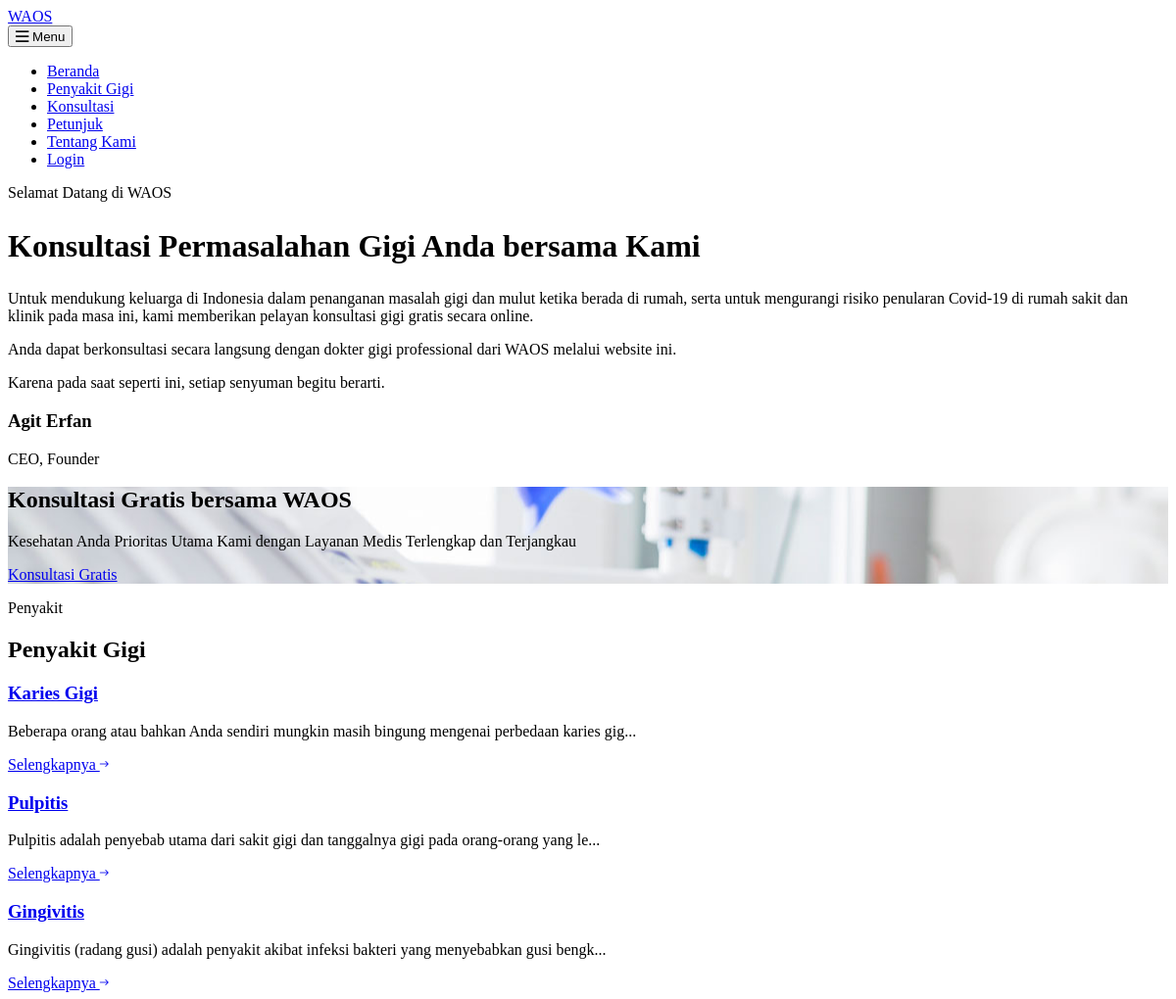
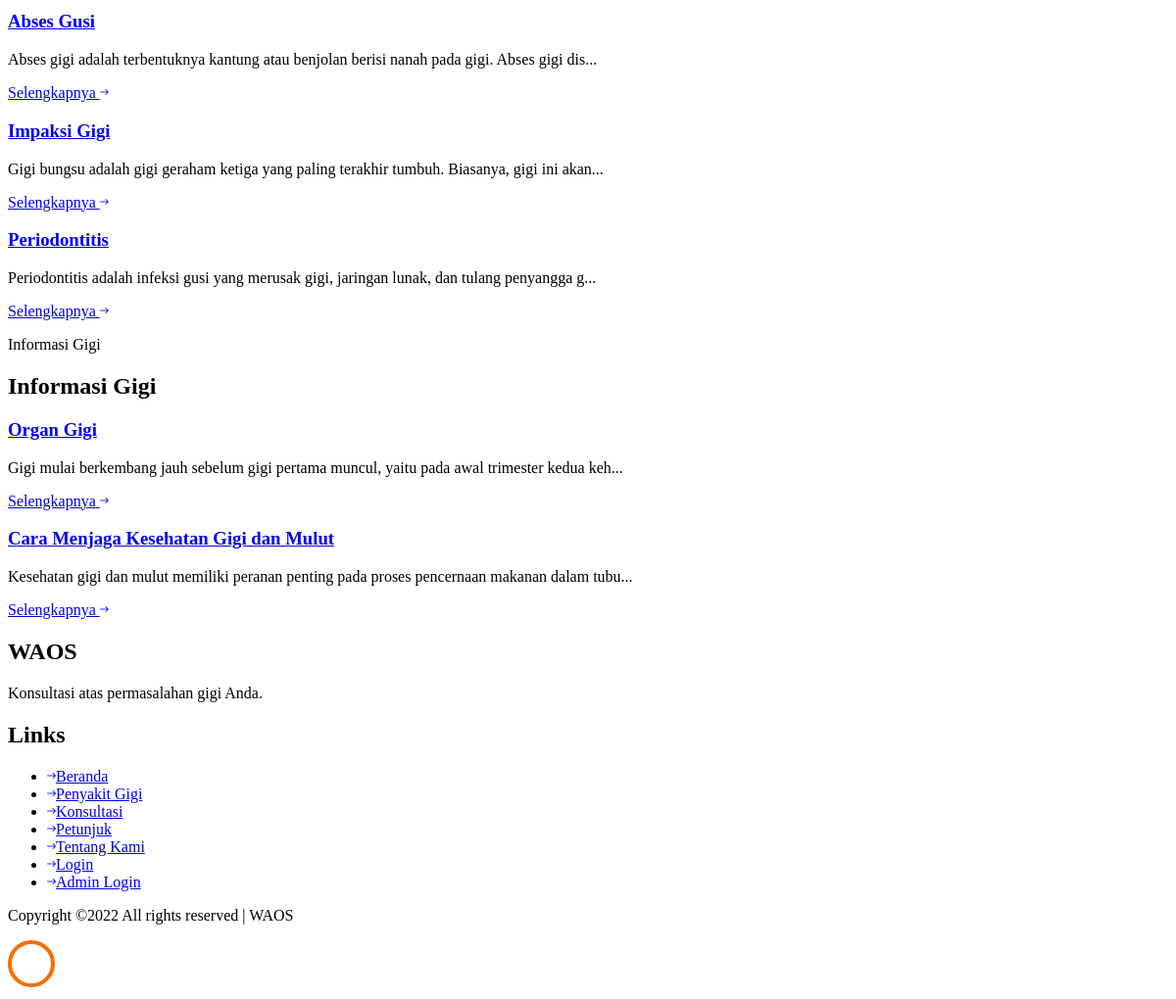
The page / on the database its author committed (2 pictures, top to bottom).
### tables this page shows
CREATE TABLE `penyakit` (
  `id_penyakit` varchar(3) NOT NULL,
  `penyakit` varchar(100) DEFAULT NULL,
  `keterangan` varchar(255) DEFAULT NULL,
  `created_at` timestamp NOT NULL DEFAULT current_timestamp(),
  `updated_at` timestamp NOT NULL DEFAULT current_timestamp() ON UPDATE current_timestamp(),
  `deleted_at` timestamp NULL DEFAULT NULL,
  `url` varchar(150) NOT NULL,
  `url_gambar` varchar(255) NOT NULL,
  `deskripsi` text NOT NULL,
  `solusi` text DEFAULT NULL
);

CREATE TABLE `informasi` (
  `id_informasi` int(11) NOT NULL,
  `judul` varchar(50) NOT NULL,
  `content` longtext DEFAULT NULL,
  `created_at` timestamp NOT NULL DEFAULT current_timestamp(),
  `updated_at` timestamp NOT NULL DEFAULT current_timestamp() ON UPDATE current_timestamp(),
  `deleted_at` timestamp NULL DEFAULT NULL,
  `url` varchar(100) NOT NULL
);

### application/controllers/Auth.php (called while the page is built, shortened)
<?php
class Auth extends CI_Controller
{
	function __construct()
	{
		$this->load->library('form_validation');
		$this->load->model('m_informasi');
		$this->load->model('m_penyakit');
	}
	public function index()
	{
		$data['userLogin'] = $this->session->userdata('loginUser');
		$data['list_informasi'] = $this->m_informasi->getListInformasi();
		$data['data_penyakit'] = $this->m_penyakit->listPenyakit();
		$this->load->view('client/homepage', $data);
	}
}

### index.php (called while the page is built, shortened)
<?php
require_once BASEPATH.'core/CodeIgniter.php';

### application/models/M_penyakit.php (called while the page is built, shortened)
<?php
class M_penyakit extends CI_Model
{
	public function listPenyakit()
	{
		$this->db->select("*");
		$this->db->from("penyakit");
		$this->db->order_by("id_penyakit");
		$query = $this->db->get();
		$result = $query->result();
		return $result;
	}
}

### application/models/M_informasi.php (called while the page is built, shortened)
<?php
class M_informasi extends CI_Model
{
	public function getlistInformasi()
	{
		$this->db->select("*");
		$this->db->from("informasi");
		$query = $this->db->get();
		$result = $query->result();
		return $result;
	}
}

### application/views/client/homepage.php (the view, shortened to what this page needs)
<!DOCTYPE html>
<html lang="en">
<head>
	<link rel="stylesheet" href="<?= base_url('assets/frontend/'); ?>css/open-iconic-bootstrap.min.css">
	<link rel="stylesheet" href="<?= base_url('assets/frontend/'); ?>css/animate.css">
	<link rel="stylesheet" href="<?= base_url('assets/frontend/'); ?>css/owl.carousel.min.css">
	<link rel="stylesheet" href="<?= base_url('assets/frontend/'); ?>css/owl.theme.default.min.css">
	<link rel="stylesheet" href="<?= base_url('assets/frontend/'); ?>css/magnific-popup.css">
	<link rel="stylesheet" href="<?= base_url('assets/frontend/'); ?>css/aos.css">
	<link rel="stylesheet" href="<?= base_url('assets/frontend/'); ?>css/ionicons.min.css">
	<link rel="stylesheet" href="<?= base_url('assets/frontend/'); ?>css/bootstrap-datepicker.css">
	<link rel="stylesheet" href="<?= base_url('assets/frontend/'); ?>css/jquery.timepicker.css">
	<link rel="stylesheet" href="<?= base_url('assets/frontend/'); ?>css/flaticon.css">
	<link rel="stylesheet" href="<?= base_url('assets/frontend/'); ?>css/icomoon.css">
	<link rel="stylesheet" href="<?= base_url('assets/frontend/'); ?>css/style.css">
</head>
<body>
<div class="py-md-5 py-4 border-bottom">
	<div class="container">
		<div class="row no-gutters d-flex align-items-start align-items-center px-3 px-md-0">
			<div class="col-md-4 order-md-2 mb-2 mb-md-0 align-items-center text-center">
				<a class="navbar-brand" href="<?= base_url('') ?>">WAOS</span></a>
			</div>
		</div>
	</div>
</div>
<nav class="navbar navbar-expand-lg navbar-dark bg-dark ftco-navbar-light" id="ftco-navbar">
	<div class="container d-flex align-items-center">
		<button class="navbar-toggler" type="button" data-toggle="collapse" data-target="#ftco-nav"
				aria-controls="ftco-nav" aria-expanded="false" aria-label="Toggle navigation">
			<span class="oi oi-menu"></span> Menu
		</button>
		<div class="collapse navbar-collapse" id="ftco-nav">
			<ul class="navbar-nav m-auto">
				<li class="nav-item active"><a href="<?= base_url('') ?>" class="nav-link">Beranda</a></li>
				<li class="nav-item"><a href="<?= base_url('#penyakit-gigi') ?>" class="nav-link">Penyakit Gigi</a>
				</li>
				<li class="nav-item"><a href="<?= base_url('diagnosa') ?>" class="nav-link">Konsultasi</a></li>
				<li class="nav-item"><a href="<?= base_url('petunjuk') ?>" class="nav-link">Petunjuk</a></li>
				<li class="nav-item"><a href="<?= base_url('tentang') ?>" class="nav-link">Tentang Kami</a></li>
				<?php if (empty($this->session->userdata('loginUser'))) { ?>
					<li class="nav-item"><a href="<?= base_url('login') ?>" class="nav-link">Login</a></li>
				<?php } else { ?>
					<li class="nav-item"><a href="<?= base_url('login/logout') ?>" class="nav-link">Logout</a></li>
				<?php } ?>
			</ul>
		</div>
	</div>
</nav>
<section class="ftco-section ftco-no-pt ftco-no-pb">
	<div class="container">
		<div class="row no-gutters">
			<div class="col-md-7 wrap-about py-4 py-md-5 ftco-animate">
				<div class="heading-section mb-5">
					<div class="pl-md-5 ml-md-5 pt-md-5">
						<span class="subheading mb-2">Selamat Datang di WAOS</span>
						<h2 class="mb-2" style="font-size: 32px;">Konsultasi Permasalahan Gigi Anda bersama Kami</h2>
					</div>
				</div>
				<div class="pl-md-5 ml-md-5 mb-5">
					<p>Untuk mendukung keluarga di Indonesia dalam penanganan masalah gigi dan mulut ketika berada di
						rumah, serta untuk mengurangi risiko penularan Covid-19 di rumah sakit dan klinik pada masa ini,
						kami memberikan pelayan konsultasi gigi gratis secara online.</p>
					<p>
						Anda dapat berkonsultasi secara langsung dengan dokter gigi professional dari WAOS melalui
						website ini. </p>
					<p>Karena pada saat seperti ini, setiap senyuman begitu berarti.</p>
					<div class="founder d-flex align-items-center mt-5">
						<div class="text pl-3">
							<h3 class="mb-0">Agit Erfan</h3>
							<span class="position">CEO, Founder</span>
						</div>
					</div>
				</div>
			</div>
		</div>
	</div>
</section>
<section class="ftco-intro" style="background-image: url(assets/frontend/images/bg_3.jpg);"
		 data-stellar-background-ratio="0.5">
	<div class="container">
		<div class="row">
			<div class="col-md-9">
				<h2>Konsultasi Gratis bersama WAOS</h2>
				<p class="mb-0">Kesehatan Anda Prioritas Utama Kami dengan Layanan Medis Terlengkap dan Terjangkau</p>
			</div>
			<div class="col-md-3 d-flex align-items-center">
				<p class="mb-0"><a href="<?= base_url('diagnosa') ?>" class="btn btn-secondary px-4 py-3">Konsultasi
						Gratis</a></p>
			</div>
		</div>
	</div>
</section>
<section class="ftco-section" id="penyakit-gigi">
	<div class="container">
		<div class="row justify-content-center mb-5 pb-2">
			<div class="col-md-8 text-center heading-section ftco-animate">
				<span class="subheading">Penyakit</span>
				<h2 class="mb-4">Penyakit Gigi</h2>
			</div>
		</div>
		<div class="row">
			<?php foreach ($data_penyakit as $k => $v) { ?>
				<?php if (!empty($v->url)) { ?>
					<div class="col-md-4 ftco-animate">
						<div class="blog-entry">
							<div class="text bg-white p-4">
								<h3 class="heading"><a href="<?= 'penyakit/' . $v->url ?>"><?= $v->penyakit ?></a></h3>
								<p><?= mb_strimwidth($v->deskripsi, 0, 97, '...') ?></p>
								<div class="d-flex align-items-center mt-4">
									<p class="mb-0"><a href="<?= 'penyakit/' . $v->url ?>" class="btn btn-primary">Selengkapnya
											<span
													class="ion-ios-arrow-round-forward"></span></a></p>
									</p>
								</div>
							</div>
						</div>
					</div>
				<?php } ?>
			<?php } ?>
</section>
<section class="ftco-section bg-light">
	<div class="container">
		<div class="row justify-content-center mb-5 pb-2">
			<div class="col-md-8 text-center heading-section ftco-animate">
				<span class="subheading">Informasi Gigi</span>
				<h2 class="mb-4">Informasi Gigi</h2>
			</div>
		</div>
		<div class="row">
			<?php foreach ($list_informasi as $k => $v) { ?>
				<?php if (!empty($v->url)) { ?>
					<div class="col-md-4 ftco-animate">
						<div class="blog-entry">
							<div class="text bg-white p-4">
								<h3 class="heading"><a href="<?= 'informasi/' . $v->url ?>"><?= $v->judul ?></a></h3>
								<p><?= mb_strimwidth($v->content, 0, 97, '...') ?></p>
								<div class="d-flex align-items-center mt-4">
									<p class="mb-0"><a href="<?= 'informasi/' . $v->url ?>" class="btn btn-primary">Selengkapnya
											<span
													class="ion-ios-arrow-round-forward"></span></a></p>
									</p>
								</div>
							</div>
						</div>
					</div>
				<?php } ?>
			<?php } ?>
</section>
<footer class="ftco-footer ftco-bg-dark ftco-section">
	<div class="container">
		<div class="row mb-5">
			<div class="col-md">
				<div class="ftco-footer-widget mb-5">
					<h2 class="ftco-heading-2 logo">WAOS</h2>
					<p>Konsultasi atas permasalahan gigi Anda.</p>
				</div>
			</div>
			<div class="col-md">
				<div class="ftco-footer-widget mb-5 ml-md-4">
					<h2 class="ftco-heading-2">Links</h2>
					<ul class="list-unstyled">
						<li><a href="<?= base_url('') ?>"><span
										class="ion-ios-arrow-round-forward mr-2"></span>Beranda</a></li>
						<li><a href="<?= base_url('diagnosa') ?>"><span class="ion-ios-arrow-round-forward mr-2"></span>Penyakit
								Gigi</a></li>
						<li><a href="<?= base_url('diagnosa') ?>"><span class="ion-ios-arrow-round-forward mr-2"></span>Konsultasi</a>
						</li>
						<li><a href="<?= base_url('petunjuk') ?>"><span class="ion-ios-arrow-round-forward mr-2"></span>Petunjuk</a>
						</li>
						<li><a href="<?= base_url('tentang') ?>"><span class="ion-ios-arrow-round-forward mr-2"></span>Tentang
								Kami</a></li>
						<li><a href="<?= base_url('profile') ?>">
								<?php if (empty($this->session->userdata('loginUser'))) { ?>
									<span class="ion-ios-arrow-round-forward mr-2"></span>Login
								<?php } else { ?>
									<span class="ion-ios-arrow-round-forward mr-2"></span>Profil
								<?php } ?>
							</a>
						</li>
						<?php if (empty($this->session->userdata('loginData'))) { ?>
							<li><a href="<?= base_url('admin/login') ?>" target="_blank"><span
											class="ion-ios-arrow-round-forward mr-2"></span>Admin Login</a></li>
						<?php } else { ?>
							<li><a href="<?= base_url('admin/dashboard') ?>" target="_blank"><span
											class="ion-ios-arrow-round-forward mr-2"></span>Dashboard Admin</a></li>
						<?php } ?>
					</ul>
				</div>
			</div>
		</div>
		<div class="row">
			<div class="col-md-12 text-center">
				<p>
					Copyright &copy;<script>document.write(new Date().getFullYear());</script>
					All rights reserved | WAOS
					</p>
			</div>
		</div>
	</div>
</footer>
<div id="ftco-loader" class="show fullscreen">
	<svg class="circular" width="48px" height="48px">
		<circle class="path-bg" cx="24" cy="24" r="22" fill="none" stroke-width="4" stroke="#eeeeee"/>
		<circle class="path" cx="24" cy="24" r="22" fill="none" stroke-width="4" stroke-miterlimit="10"
				stroke="#F96D00"/>
	</svg>
</div>
</body>
</html>

### rows shown on the page
penyakit: penyakit "Karies Gigi", deskripsi "Beberapa orang atau bahkan Anda sendiri mungkin masih bingung mengenai perbedaan karies gig..."
penyakit: penyakit "Pulpitis", deskripsi "Pulpitis adalah penyebab utama dari sakit gigi dan tanggalnya gigi pada orang-orang yang le..."
penyakit: penyakit "Gingivitis", deskripsi "Gingivitis (radang gusi) adalah penyakit akibat infeksi bakteri yang menyebabkan gusi bengk..."
penyakit: penyakit "Abses Gusi", deskripsi "Abses gigi adalah terbentuknya kantung atau benjolan berisi nanah pada gigi. Abses gigi dis..."
penyakit: penyakit "Impaksi Gigi", deskripsi "Gigi bungsu adalah gigi geraham ketiga yang paling terakhir tumbuh. Biasanya, gigi ini akan..."
penyakit: penyakit "Periodontitis", deskripsi "Periodontitis adalah infeksi gusi yang merusak gigi, jaringan lunak, dan tulang penyangga g..."
informasi: judul "Organ Gigi", content "Gigi mulai berkembang jauh sebelum gigi pertama muncul, yaitu pada awal trimester kedua keh..."
informasi: judul "Cara Menjaga Kesehatan Gigi dan Mulut", content "Kesehatan gigi dan mulut memiliki peranan penting pada proses pencernaan makanan dalam tubu..."
